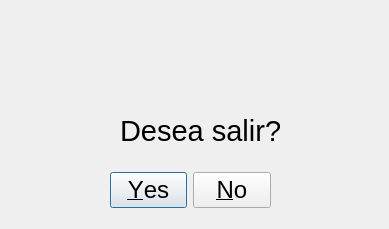
<?xml version="1.0" encoding="UTF-8"?>
<ui version="4.0">
 <class>windowaviso</class>
 <widget class="QDialog" name="windowaviso">
  <property name="geometry">
   <rect>
    <x>0</x>
    <y>0</y>
    <width>389</width>
    <height>229</height>
   </rect>
  </property>
  <property name="windowTitle">
   <string>Aviso</string>
  </property>
  <property name="modal">
   <bool>true</bool>
  </property>
  <widget class="QDialogButtonBox" name="btnBoxAviso">
   <property name="geometry">
    <rect>
     <x>110</x>
     <y>160</y>
     <width>161</width>
     <height>61</height>
    </rect>
   </property>
   <property name="sizePolicy">
    <sizepolicy hsizetype="Expanding" vsizetype="Fixed">
     <horstretch>7</horstretch>
     <verstretch>0</verstretch>
    </sizepolicy>
   </property>
   <property name="minimumSize">
    <size>
     <width>0</width>
     <height>0</height>
    </size>
   </property>
   <property name="sizeIncrement">
    <size>
     <width>1</width>
     <height>0</height>
    </size>
   </property>
   <property name="baseSize">
    <size>
     <width>2</width>
     <height>0</height>
    </size>
   </property>
   <property name="font">
    <font>
     <pointsize>18</pointsize>
    </font>
   </property>
   <property name="autoFillBackground">
    <bool>false</bool>
   </property>
   <property name="standardButtons">
    <set>QDialogButtonBox::No|QDialogButtonBox::Yes</set>
   </property>
  </widget>
  <widget class="QLabel" name="lblAviso">
   <property name="geometry">
    <rect>
     <x>120</x>
     <y>110</y>
     <width>171</width>
     <height>41</height>
    </rect>
   </property>
   <property name="font">
    <font>
     <pointsize>22</pointsize>
    </font>
   </property>
   <property name="text">
    <string>Desea salir?</string>
   </property>
  </widget>
  <widget class="QLabel" name="lblImageAviso">
   <property name="geometry">
    <rect>
     <x>150</x>
     <y>20</y>
     <width>91</width>
     <height>81</height>
    </rect>
   </property>
   <property name="text">
    <string/>
   </property>
   <property name="pixmap">
    <pixmap resource="img/warning.qrc">:/newPrefix/warning.png</pixmap>
   </property>
   <property name="scaledContents">
    <bool>true</bool>
   </property>
  </widget>
 </widget>
 <resources>
  <include location="img/warning.qrc"/>
 </resources>
 <connections/>
</ui>
